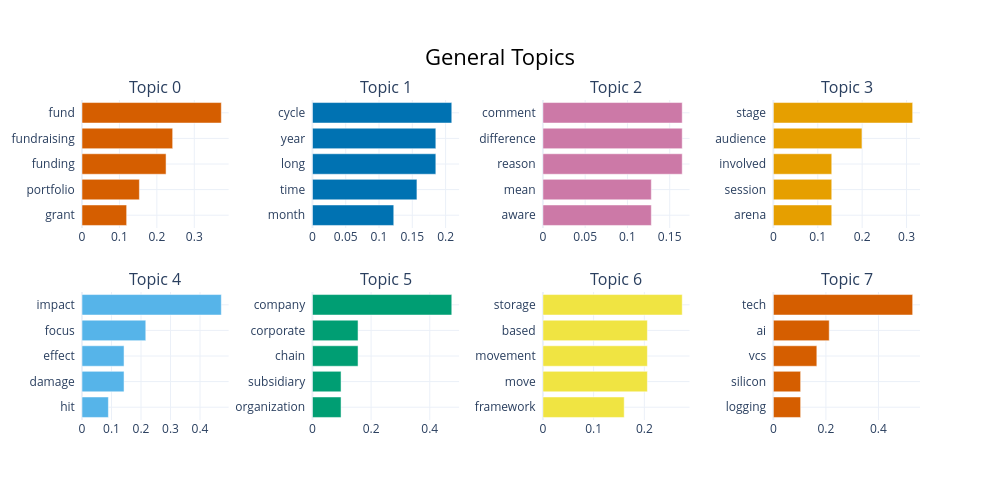

The code cell stored with this chart in its notebook:
### Code cell
model.visualize_barchart(title="General Topics")

### Figure 1 — Plotly figure (JSON) as saved in the notebook; plotly's stock layout.template omitted (floating-point values rounded to 4 significant figures)
{"data": [{"marker": {"color": "#D55E00"}, "orientation": "h", "type": "bar", "x": [0.1193, 0.1533, 0.2246, 0.2422, 0.3722], "xaxis": "x", "y": ["grant  ", "portfolio  ", "funding  ", "fundraising  ", "fund  "], "yaxis": "y"}, {"marker": {"color": "#0072B2"}, "orientation": "h", "type": "bar", "x": [0.1221, 0.1569, 0.1853, 0.1853, 0.2093], "xaxis": "x2", "y": ["month  ", "time  ", "long  ", "year  ", "cycle  "], "yaxis": "y2"}, {"marker": {"color": "#CC79A7"}, "orientation": "h", "type": "bar", "x": [0.1282, 0.1282, 0.1648, 0.1648, 0.1648], "xaxis": "x3", "y": ["aware  ", "mean  ", "reason  ", "difference  ", "comment  "], "yaxis": "y3"}, {"marker": {"color": "#E69F00"}, "orientation": "h", "type": "bar", "x": [0.1315, 0.1315, 0.1315, 0.1996, 0.3138], "xaxis": "x4", "y": ["arena  ", "session  ", "involved  ", "audience  ", "stage  "], "yaxis": "y4"}, {"marker": {"color": "#56B4E9"}, "orientation": "h", "type": "bar", "x": [0.08941, 0.1425, 0.1425, 0.2162, 0.4723], "xaxis": "x5", "y": ["hit  ", "damage  ", "effect  ", "focus  ", "impact  "], "yaxis": "y5"}, {"marker": {"color": "#009E73"}, "orientation": "h", "type": "bar", "x": [0.09754, 0.09754, 0.1555, 0.1555, 0.4751], "xaxis": "x6", "y": ["organization  ", "subsidiary  ", "chain  ", "corporate  ", "company  "], "yaxis": "y6"}, {"marker": {"color": "#F0E442"}, "orientation": "h", "type": "bar", "x": [0.1603, 0.206, 0.206, 0.206, 0.2747], "xaxis": "x7", "y": ["framework  ", "move  ", "movement  ", "based  ", "storage  "], "yaxis": "y7"}, {"marker": {"color": "#D55E00"}, "orientation": "h", "type": "bar", "x": [0.1038, 0.1038, 0.1655, 0.2126, 0.5302], "xaxis": "x8", "y": ["logging  ", "silicon  ", "vcs  ", "ai  ", "tech  "], "yaxis": "y8"}], "layout": {"annotations": [{"font": {"size": 16}, "showarrow": false, "text": "Topic 0", "x": 0.0875, "xanchor": "center", "xref": "paper", "y": 1, "yanchor": "bottom", "yref": "paper"}, {"font": {"size": 16}, "showarrow": false, "text": "Topic 1", "x": 0.3625, "xanchor": "center", "xref": "paper", "y": 1, "yanchor": "bottom", "yref": "paper"}, {"font": {"size": 16}, "showarrow": false, "text": "Topic 2", "x": 0.6375, "xanchor": "center", "xref": "paper", "y": 1, "yanchor": "bottom", "yref": "paper"}, {"font": {"size": 16}, "showarrow": false, "text": "Topic 3", "x": 0.9125, "xanchor": "center", "xref": "paper", "y": 1, "yanchor": "bottom", "yref": "paper"}, {"font": {"size": 16}, "showarrow": false, "text": "Topic 4", "x": 0.0875, "xanchor": "center", "xref": "paper", "y": 0.4, "yanchor": "bottom", "yref": "paper"}, {"font": {"size": 16}, "showarrow": false, "text": "Topic 5", "x": 0.3625, "xanchor": "center", "xref": "paper", "y": 0.4, "yanchor": "bottom", "yref": "paper"}, {"font": {"size": 16}, "showarrow": false, "text": "Topic 6", "x": 0.6375, "xanchor": "center", "xref": "paper", "y": 0.4, "yanchor": "bottom", "yref": "paper"}, {"font": {"size": 16}, "showarrow": false, "text": "Topic 7", "x": 0.9125, "xanchor": "center", "xref": "paper", "y": 0.4, "yanchor": "bottom", "yref": "paper"}], "height": 500, "hoverlabel": {"bgcolor": "white", "font": {"family": "Rockwell", "size": 16}}, "showlegend": false, "title": {"font": {"color": "Black", "size": 22}, "text": "General Topics", "x": 0.5, "xanchor": "center", "yanchor": "top"}, "width": 1000, "xaxis": {"anchor": "y", "domain": [0, 0.175], "showgrid": true}, "xaxis2": {"anchor": "y2", "domain": [0.275, 0.45], "showgrid": true}, "xaxis3": {"anchor": "y3", "domain": [0.55, 0.725], "showgrid": true}, "xaxis4": {"anchor": "y4", "domain": [0.825, 1], "showgrid": true}, "xaxis5": {"anchor": "y5", "domain": [0, 0.175], "showgrid": true}, "xaxis6": {"anchor": "y6", "domain": [0.275, 0.45], "showgrid": true}, "xaxis7": {"anchor": "y7", "domain": [0.55, 0.725], "showgrid": true}, "xaxis8": {"anchor": "y8", "domain": [0.825, 1], "showgrid": true}, "yaxis": {"anchor": "x", "domain": [0.6, 1], "showgrid": true}, "yaxis2": {"anchor": "x2", "domain": [0.6, 1], "showgrid": true}, "yaxis3": {"anchor": "x3", "domain": [0.6, 1], "showgrid": true}, "yaxis4": {"anchor": "x4", "domain": [0.6, 1], "showgrid": true}, "yaxis5": {"anchor": "x5", "domain": [0, 0.4], "showgrid": true}, "yaxis6": {"anchor": "x6", "domain": [0, 0.4], "showgrid": true}, "yaxis7": {"anchor": "x7", "domain": [0, 0.4], "showgrid": true}, "yaxis8": {"anchor": "x8", "domain": [0, 0.4], "showgrid": true}}}
